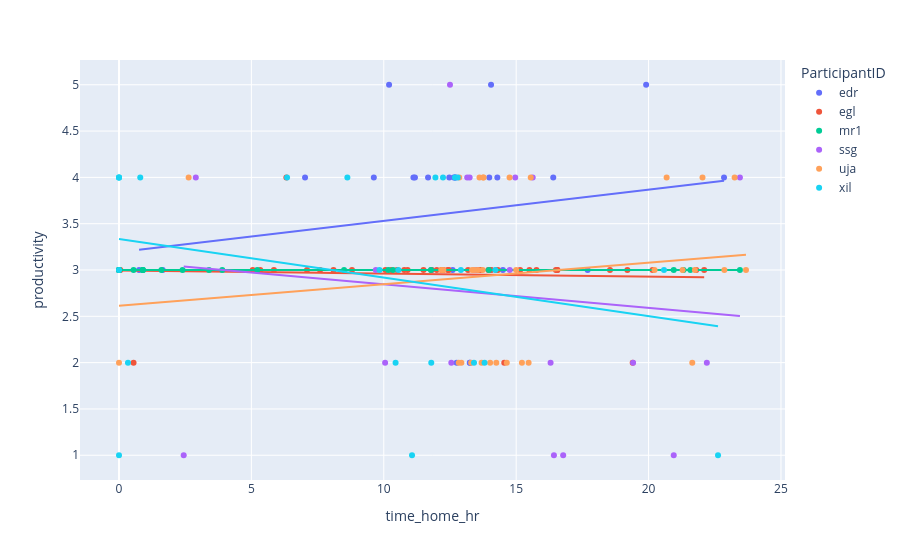

Source (notebook cell):
### Code cell
# link lab
fig = px.scatter(linklab, x="time_home_hr", y="productivity", color="ParticipantID", trendline="ols")
fig.show()

### Figure 1 — Plotly figure (JSON) as saved in the notebook; plotly's stock layout.template omitted (floating-point values rounded to 4 significant figures)
{"data": [{"hovertemplate": "ParticipantID=edr<br>time_home_hr=%{x}<br>productivity=%{y}<extra></extra>", "legendgroup": "edr", "marker": {"color": "#636efa", "symbol": "circle"}, "mode": "markers", "name": "edr", "orientation": "v", "showlegend": true, "type": "scatter", "x": [14.29, 14.5, 14.05, 11.67, 1.65, 16.4, 13.25, 22.85, 11.81, 11.12, 12.47, 11.18, 13.25, 13.98, 10.2, 14.05, 12.6, 17.7, 19.91, 0.7581, 12.69, 12.71, 12.64, 9.624, 7.026, 12.75], "xaxis": "x", "y": [4, 3, 3, 4, 3, 4, 2, 4, 3, 4, 4, 4, 2, 4, 5, 5, 3, 3, 5, 3, 4, 4, 4, 4, 4, 2], "yaxis": "y"}, {"hovertemplate": "<b>OLS trendline</b><br>productivity = 0.0336938 * time_home_hr + 3.19405<br>R<sup>2</sup>=0.032749<br><br>ParticipantID=edr<br>time_home_hr=%{x}<br>productivity=%{y} <b>(trend)</b><extra></extra>", "legendgroup": "edr", "marker": {"color": "#636efa", "symbol": "circle"}, "mode": "lines", "name": "edr", "showlegend": false, "type": "scatter", "x": [0.7581, 1.65, 7.026, 9.624, 10.2, 11.12, 11.18, 11.67, 11.81, 12.47, 12.6, 12.64, 12.69, 12.71, 12.75, 13.25, 13.25, 13.98, 14.05, 14.05, 14.29, 14.5, 16.4, 17.7, 19.91, 22.85], "xaxis": "x", "y": [3.22, 3.25, 3.431, 3.518, 3.538, 3.569, 3.571, 3.587, 3.592, 3.614, 3.619, 3.62, 3.622, 3.622, 3.624, 3.64, 3.641, 3.665, 3.667, 3.667, 3.675, 3.683, 3.747, 3.79, 3.865, 3.964], "yaxis": "y"}, {"hovertemplate": "ParticipantID=egl<br>time_home_hr=%{x}<br>productivity=%{y}<extra></extra>", "legendgroup": "egl", "marker": {"color": "#EF553B", "symbol": "circle"}, "mode": "markers", "name": "egl", "orientation": "v", "showlegend": true, "type": "scatter", "x": [12, 10.06, 12.19, 19.2, 14.05, 12.25, 12.45, 21.8, 16.5, 15.15, 15.77, 20.15, 8.1, 8.8, 5.333, 10.9, 13.95, 0.05, 0, 10.5, 14.55, 11.5, 19.4, 13.55, 16.56, 22.1, 7.593, 14.31, 14.25, 5.05, 18.54, 5.85, 10.28, 13.65, 16.55, 10.77, 6.32, 7.1, 12.2, 0.55, 11.8, 12.42, 13.18, 15.5], "xaxis": "x", "y": [3, 3, 3, 3, 3, 3, 3, 3, 3, 3, 3, 3, 3, 3, 3, 3, 3, 3, 3, 3, 2, 3, 2, 3, 3, 3, 3, 3, 3, 3, 3, 3, 3, 3, 3, 3, 4, 3, 3, 2, 3, 3, 3, 3], "yaxis": "y"}, {"hovertemplate": "<b>OLS trendline</b><br>productivity = -0.00328892 * time_home_hr + 2.99437<br>R<sup>2</sup>=0.003334<br><br>ParticipantID=egl<br>time_home_hr=%{x}<br>productivity=%{y} <b>(trend)</b><extra></extra>", "legendgroup": "egl", "marker": {"color": "#EF553B", "symbol": "circle"}, "mode": "lines", "name": "egl", "showlegend": false, "type": "scatter", "x": [0, 0.05, 0.55, 5.05, 5.333, 5.85, 6.32, 7.1, 7.593, 8.1, 8.8, 10.06, 10.28, 10.5, 10.77, 10.9, 11.5, 11.8, 12, 12.19, 12.2, 12.25, 12.42, 12.45, 13.18, 13.55, 13.65, 13.95, 14.05, 14.25, 14.31, 14.55, 15.15, 15.5, 15.77, 16.5, 16.55, 16.56, 18.54, 19.2, 19.4, 20.15, 21.8, 22.1], "xaxis": "x", "y": [2.994, 2.994, 2.993, 2.978, 2.977, 2.975, 2.974, 2.971, 2.969, 2.968, 2.965, 2.961, 2.961, 2.96, 2.959, 2.959, 2.957, 2.956, 2.955, 2.954, 2.954, 2.954, 2.954, 2.953, 2.951, 2.95, 2.949, 2.948, 2.948, 2.948, 2.947, 2.947, 2.945, 2.943, 2.943, 2.94, 2.94, 2.94, 2.933, 2.931, 2.931, 2.928, 2.923, 2.922], "yaxis": "y"}, {"hovertemplate": "ParticipantID=mr1<br>time_home_hr=%{x}<br>productivity=%{y}<extra></extra>", "legendgroup": "mr1", "marker": {"color": "#00cc96", "symbol": "circle"}, "mode": "markers", "name": "mr1", "orientation": "v", "showlegend": true, "type": "scatter", "x": [0, 0, 0.55, 0.9, 10.35, 0.9, 1.602, 0.9, 3.4, 8.5, 3.9, 13.97, 0, 0, 2.4, 0, 10.17, 11.78, 5.22, 21.58, 21.32, 20.95, 23.45], "xaxis": "x", "y": [3, 3, 3, 3, 3, 3, 3, 3, 3, 3, 3, 3, 3, 3, 3, 3, 3, 3, 3, 3, 3, 3, 3], "yaxis": "y"}, {"hovertemplate": "<b>OLS trendline</b><br>productivity = 2.94903e-17 * time_home_hr + 3<br>R<sup>2</sup>=-inf<br><br>ParticipantID=mr1<br>time_home_hr=%{x}<br>productivity=%{y} <b>(trend)</b><extra></extra>", "legendgroup": "mr1", "marker": {"color": "#00cc96", "symbol": "circle"}, "mode": "lines", "name": "mr1", "showlegend": false, "type": "scatter", "x": [0, 0, 0, 0, 0, 0.55, 0.9, 0.9, 0.9, 1.602, 2.4, 3.4, 3.9, 5.22, 8.5, 10.17, 10.35, 11.78, 13.97, 20.95, 21.32, 21.58, 23.45], "xaxis": "x", "y": [3.0, 3.0, 3.0, 3.0, 3.0, 3.0, 3.0, 3.0, 3.0, 3.0, 3.0, 3.0, 3.0, 3.0, 3.0, 3.0, 3.0, 3.0, 3.0, 3.0, 3.0, 3.0, 3.0], "yaxis": "y"}, {"hovertemplate": "ParticipantID=ssg<br>time_home_hr=%{x}<br>productivity=%{y}<extra></extra>", "legendgroup": "ssg", "marker": {"color": "#ab63fa", "symbol": "circle"}, "mode": "markers", "name": "ssg", "orientation": "v", "showlegend": true, "type": "scatter", "x": [2.444, 20.95, 14.76, 10.05, 13.24, 13.15, 19.41, 13.44, 14.96, 9.7, 12.5, 2.9, 16.77, 23.45, 16.3, 22.2, 16.43, 12.55, 15.62], "xaxis": "x", "y": [1, 1, 3, 2, 4, 4, 2, 3, 4, 3, 5, 4, 1, 4, 2, 2, 1, 2, 4], "yaxis": "y"}, {"hovertemplate": "<b>OLS trendline</b><br>productivity = -0.0255072 * time_home_hr + 3.10043<br>R<sup>2</sup>=0.012115<br><br>ParticipantID=ssg<br>time_home_hr=%{x}<br>productivity=%{y} <b>(trend)</b><extra></extra>", "legendgroup": "ssg", "marker": {"color": "#ab63fa", "symbol": "circle"}, "mode": "lines", "name": "ssg", "showlegend": false, "type": "scatter", "x": [2.444, 2.9, 9.7, 10.05, 12.5, 12.55, 13.15, 13.24, 13.44, 14.76, 14.96, 15.62, 16.3, 16.43, 16.77, 19.41, 20.95, 22.2, 23.45], "xaxis": "x", "y": [3.038, 3.026, 2.853, 2.844, 2.782, 2.78, 2.765, 2.763, 2.758, 2.724, 2.719, 2.702, 2.685, 2.681, 2.673, 2.605, 2.566, 2.534, 2.502], "yaxis": "y"}, {"hovertemplate": "ParticipantID=uja<br>time_home_hr=%{x}<br>productivity=%{y}<extra></extra>", "legendgroup": "uja", "marker": {"color": "#FFA15A", "symbol": "circle"}, "mode": "markers", "name": "uja", "orientation": "v", "showlegend": true, "type": "scatter", "x": [13.34, 15, 20.23, 23.25, 14.25, 15.22, 12.85, 12.25, 21.65, 21.28, 14.02, 13.55, 13.74, 13.61, 15.55, 20.68, 23.68, 14.75, 13.42, 12.93, 12.17, 2.63, 21.75, 15.47, 12.83, 13.77, 13.75, 22.04, 22.86, 13.3, 0, 14.64, 13.69], "xaxis": "x", "y": [3, 3, 3, 4, 2, 2, 4, 3, 2, 3, 2, 3, 3, 4, 4, 4, 3, 4, 3, 2, 3, 4, 3, 2, 2, 4, 4, 4, 3, 2, 2, 2, 2], "yaxis": "y"}, {"hovertemplate": "<b>OLS trendline</b><br>productivity = 0.0231989 * time_home_hr + 2.61528<br>R<sup>2</sup>=0.022306<br><br>ParticipantID=uja<br>time_home_hr=%{x}<br>productivity=%{y} <b>(trend)</b><extra></extra>", "legendgroup": "uja", "marker": {"color": "#FFA15A", "symbol": "circle"}, "mode": "lines", "name": "uja", "showlegend": false, "type": "scatter", "x": [0, 2.63, 12.17, 12.25, 12.83, 12.85, 12.93, 13.3, 13.34, 13.42, 13.55, 13.61, 13.69, 13.74, 13.75, 13.77, 14.02, 14.25, 14.64, 14.75, 15, 15.22, 15.47, 15.55, 20.23, 20.68, 21.28, 21.65, 21.75, 22.04, 22.86, 23.25, 23.68], "xaxis": "x", "y": [2.615, 2.676, 2.898, 2.899, 2.913, 2.913, 2.915, 2.924, 2.925, 2.927, 2.93, 2.931, 2.933, 2.934, 2.934, 2.935, 2.94, 2.946, 2.955, 2.957, 2.963, 2.968, 2.974, 2.976, 3.085, 3.095, 3.109, 3.118, 3.12, 3.127, 3.146, 3.155, 3.165], "yaxis": "y"}, {"hovertemplate": "ParticipantID=xil<br>time_home_hr=%{x}<br>productivity=%{y}<extra></extra>", "legendgroup": "xil", "marker": {"color": "#19d3f3", "symbol": "circle"}, "mode": "markers", "name": "xil", "orientation": "v", "showlegend": true, "type": "scatter", "x": [8.624, 22.62, 0, 12.24, 6.346, 12.69, 9.837, 0.8031, 11.07, 0, 0, 0.3386, 13.81, 13.41, 0, 11.95, 0, 10.45, 14.21, 12.79, 12.91, 20.58, 11.79, 10.55], "xaxis": "x", "y": [4, 1, 4, 4, 4, 4, 3, 4, 1, 1, 3, 2, 2, 2, 4, 4, 4, 2, 3, 4, 3, 3, 2, 3], "yaxis": "y"}, {"hovertemplate": "<b>OLS trendline</b><br>productivity = -0.0417042 * time_home_hr + 3.33544<br>R<sup>2</sup>=0.066035<br><br>ParticipantID=xil<br>time_home_hr=%{x}<br>productivity=%{y} <b>(trend)</b><extra></extra>", "legendgroup": "xil", "marker": {"color": "#19d3f3", "symbol": "circle"}, "mode": "lines", "name": "xil", "showlegend": false, "type": "scatter", "x": [0, 0, 0, 0, 0, 0.3386, 0.8031, 6.346, 8.624, 9.837, 10.45, 10.55, 11.07, 11.79, 11.95, 12.24, 12.69, 12.79, 12.91, 13.41, 13.81, 14.21, 20.58, 22.62], "xaxis": "x", "y": [3.335, 3.335, 3.335, 3.335, 3.335, 3.321, 3.302, 3.071, 2.976, 2.925, 2.9, 2.895, 2.874, 2.844, 2.837, 2.825, 2.806, 2.802, 2.797, 2.776, 2.76, 2.743, 2.477, 2.392], "yaxis": "y"}], "layout": {"legend": {"title": {"text": "ParticipantID"}, "tracegroupgap": 0}, "margin": {"t": 60}, "xaxis": {"anchor": "y", "domain": [0, 1], "title": {"text": "time_home_hr"}}, "yaxis": {"anchor": "x", "domain": [0, 1], "title": {"text": "productivity"}}}}
